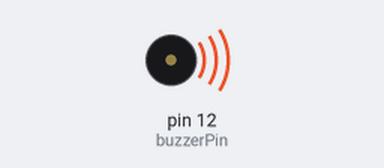
Simulated run of this sketch. Board: Arduino Uno, built with avr-gcc and run on an emulated ATmega328P. Parts: buzzer (waves = sounding, pin HIGH).

Above: at 0.1 s.
At 6.7 s:
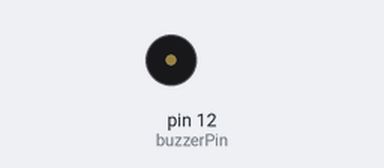
Timing chart, 0 to 7.0 s (numbered marks = the images above):
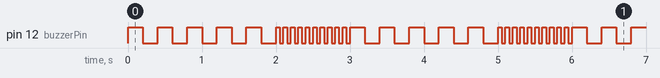

The sketch:

Buzzer.ino
```cpp
const unsigned char buzzerPin = 12;

void setup() {
  Serial.begin(9600);
  pinMode(buzzerPin, OUTPUT);
}

void loop() {
  for (unsigned char i = 0; i < 5; ++i) {
    digitalWrite(buzzerPin, HIGH);
    delay(200);
    digitalWrite(buzzerPin, LOW);
    delay(200);
  }

  for (unsigned char i = 0; i < 10; ++i) {
    digitalWrite(buzzerPin, HIGH);
    delay(50);
    digitalWrite(buzzerPin, LOW);
    delay(50);
  }
}
```

Measured:
- by itself, pin 12 (buzzerPin): moves between LOW and HIGH, repeating every 3.0 s
